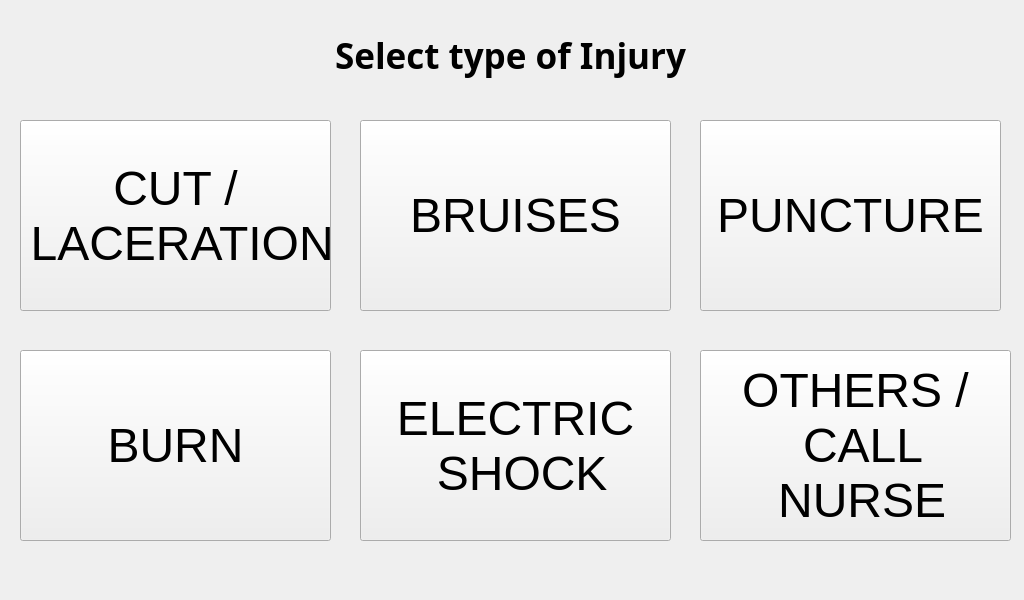
<?xml version="1.0" encoding="UTF-8"?>
<ui version="4.0">
 <class>MainWindow</class>
 <widget class="QMainWindow" name="MainWindow">
  <property name="geometry">
   <rect>
    <x>0</x>
    <y>0</y>
    <width>1024</width>
    <height>600</height>
   </rect>
  </property>
  <property name="minimumSize">
   <size>
    <width>1024</width>
    <height>600</height>
   </size>
  </property>
  <property name="maximumSize">
   <size>
    <width>1024</width>
    <height>600</height>
   </size>
  </property>
  <property name="windowTitle">
   <string>Select Type of Injury</string>
  </property>
  <widget class="QWidget" name="centralwidget">
   <widget class="QLabel" name="TITLE">
    <property name="geometry">
     <rect>
      <x>0</x>
      <y>10</y>
      <width>1021</width>
      <height>91</height>
     </rect>
    </property>
    <property name="font">
     <font>
      <family>Unispace</family>
      <pointsize>26</pointsize>
      <weight>75</weight>
      <bold>true</bold>
     </font>
    </property>
    <property name="text">
     <string>Select type of Injury</string>
    </property>
    <property name="alignment">
     <set>Qt::AlignCenter</set>
    </property>
   </widget>
   <widget class="QPushButton" name="wound_button">
    <property name="geometry">
     <rect>
      <x>360</x>
      <y>120</y>
      <width>311</width>
      <height>191</height>
     </rect>
    </property>
    <property name="font">
     <font>
      <pointsize>36</pointsize>
      <weight>50</weight>
      <bold>false</bold>
     </font>
    </property>
    <property name="text">
     <string>BRUISES</string>
    </property>
   </widget>
   <widget class="QPushButton" name="cut_button">
    <property name="geometry">
     <rect>
      <x>20</x>
      <y>120</y>
      <width>311</width>
      <height>191</height>
     </rect>
    </property>
    <property name="font">
     <font>
      <pointsize>36</pointsize>
      <weight>50</weight>
      <bold>false</bold>
     </font>
    </property>
    <property name="text">
     <string>CUT / 
 LACERATION</string>
    </property>
   </widget>
   <widget class="QPushButton" name="burn_button">
    <property name="geometry">
     <rect>
      <x>20</x>
      <y>350</y>
      <width>311</width>
      <height>191</height>
     </rect>
    </property>
    <property name="font">
     <font>
      <pointsize>36</pointsize>
      <weight>50</weight>
      <bold>false</bold>
     </font>
    </property>
    <property name="text">
     <string>BURN</string>
    </property>
   </widget>
   <widget class="QPushButton" name="puncture_button">
    <property name="geometry">
     <rect>
      <x>700</x>
      <y>120</y>
      <width>301</width>
      <height>191</height>
     </rect>
    </property>
    <property name="font">
     <font>
      <pointsize>36</pointsize>
      <weight>50</weight>
      <bold>false</bold>
     </font>
    </property>
    <property name="text">
     <string>PUNCTURE</string>
    </property>
   </widget>
   <widget class="QPushButton" name="others_button">
    <property name="geometry">
     <rect>
      <x>700</x>
      <y>350</y>
      <width>311</width>
      <height>191</height>
     </rect>
    </property>
    <property name="font">
     <font>
      <pointsize>36</pointsize>
      <weight>50</weight>
      <bold>false</bold>
     </font>
    </property>
    <property name="text">
     <string>OTHERS /  
 CALL 
 NURSE</string>
    </property>
   </widget>
   <widget class="QPushButton" name="go_back_button">
    <property name="geometry">
     <rect>
      <x>360</x>
      <y>350</y>
      <width>311</width>
      <height>191</height>
     </rect>
    </property>
    <property name="font">
     <font>
      <pointsize>36</pointsize>
      <weight>50</weight>
      <bold>false</bold>
     </font>
    </property>
    <property name="text">
     <string>ELECTRIC 
 SHOCK</string>
    </property>
   </widget>
  </widget>
 </widget>
 <resources/>
 <connections/>
</ui>
